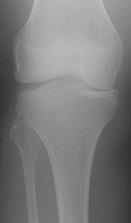
#> input picture xray.jpeg, 131 x 223 px, found by its file name
$ python histogramEqualization.py
#> lines starting #> are read from the running program, lines starting #| are printed output that depends on the picture
import numpy as np
import cv2
import matplotlib.pyplot as plt
img = cv2.imread('xray.jpeg')
#> img is the input picture: shape (223, 131, 3); min 49, max 189, mean 123.8
Gray = cv2.cvtColor(img, cv2.COLOR_BGR2GRAY)
Bin = np.zeros(256)
for i in range(256):
    Bin[i] = i
plt.figure(1)
n, bins, patches = plt.hist(Gray.ravel(), bins=Bin, color='#0504aa',
                            alpha=0.7, rwidth=0.85)
#> n = 255 values, max 421 at index 176, min 0 at index 0, mean 114.6; bins = 256 values from 0 to 255; patches = 255 items
plt.grid(axis='y', alpha=0.75)
plt.xlabel('Pixel Value')
plt.ylabel('Frequency')
plt.title('Histogram for Component Gray Scale Before Histogram Equalization')
cv2.imshow('Original Image', Gray)
equalGray = cv2.equalizeHist(Gray)
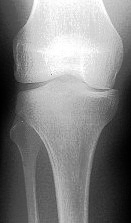
#> equalGray: shape (223, 131); min 0, max 255, mean 128.6
plt.figure(2)
n, bins, patches = plt.hist(equalGray.ravel(), bins=Bin,
                            color='#0504aa', alpha=0.7, rwidth=0.85)
#> n = 255 values, max 421 at index 239, min 0 at index 11, mean 114.6
plt.grid(axis='y', alpha=0.75)
plt.xlabel('Pixel Value')
plt.ylabel('Frequency')
plt.title('Histogram for Component Gray Scale After Histogram Equalization')
cv2.imshow('Equalization Result', equalGray)
plt.show()
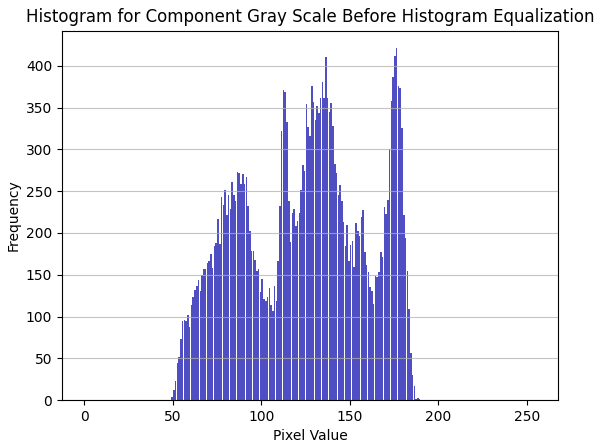
#> figure drawn by matplotlib, 1 panel; tallest bar 421 high, from x = 176.1 to 176.9
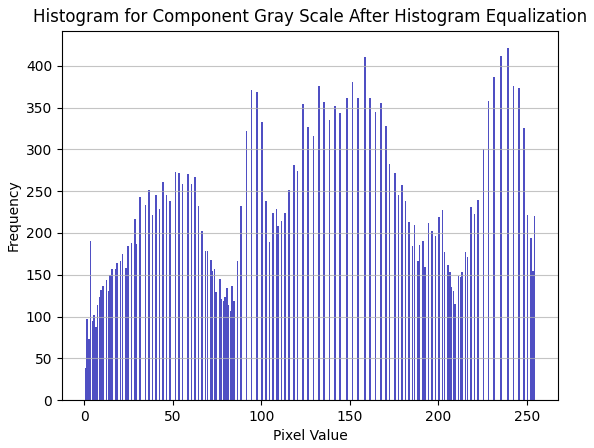
#> figure drawn by matplotlib, 1 panel; tallest bar 421 high, from x = 239.1 to 239.9
cv2.waitKey(0)
cv2.destroyAllWindows()

$ run again, with bacteria2.jpeg copied over xray.jpeg
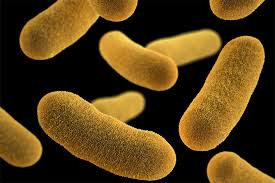
#> input picture bacteria2.jpeg, 275 x 183 px, found by its file name
#> img is the input picture: shape (183, 275, 3); mean B, G, R 23.2, 62.3, 85.9
#> `n, bins, patches = plt.hist(Gray.ravel(), bins=Bin, color='#0504aa', a..`: n = 255 values, max 10896 at index 0, min 0 at index 219, mean 197.4; bins = 256 values from 0 to 255; patches = 255 items
#> `equalGray = cv2.equalizeHist(Gray)`:
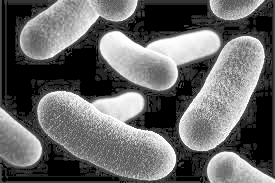
#> equalGray: shape (183, 275); min 0, max 255, mean 102.8
#> `n, bins, patches = plt.hist(equalGray.ravel(), bins=Bin, color='#0504a..`: n = 255 values, max 10896 at index 0, min 0 at index 1, mean 197.4
#> `plt.show()`:
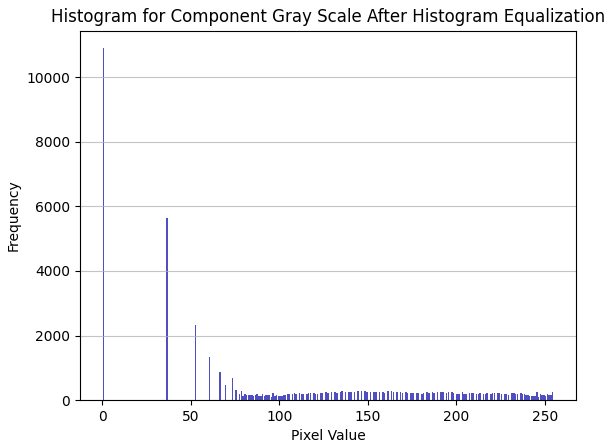
#> figure drawn by matplotlib, 1 panel; tallest bar 10896 high, from x = 0.075 to 0.925
